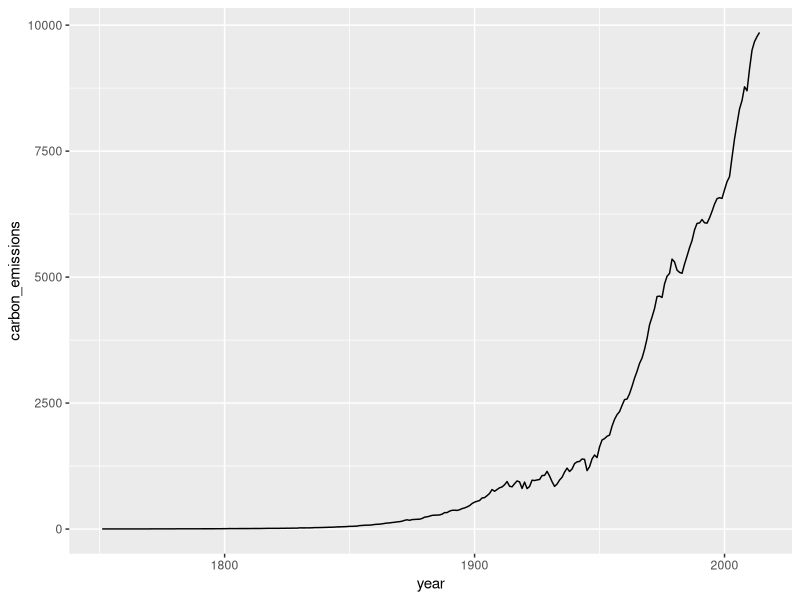
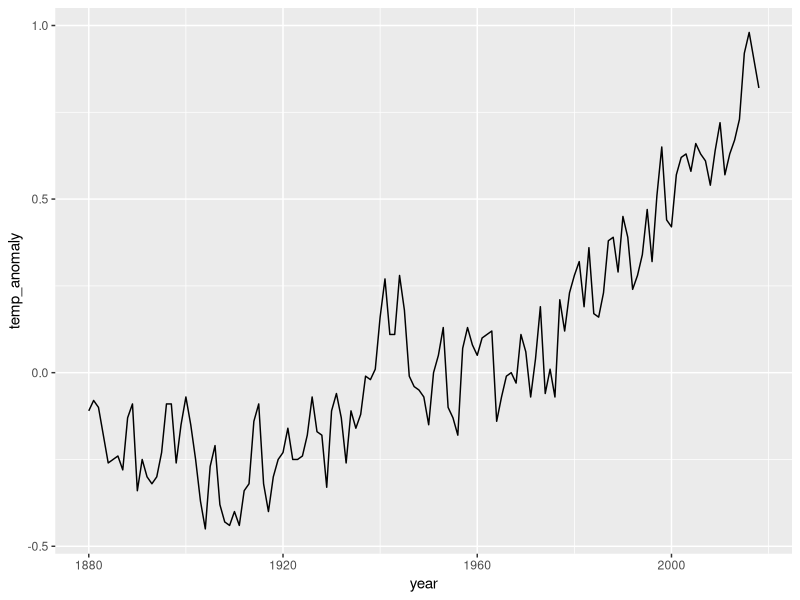
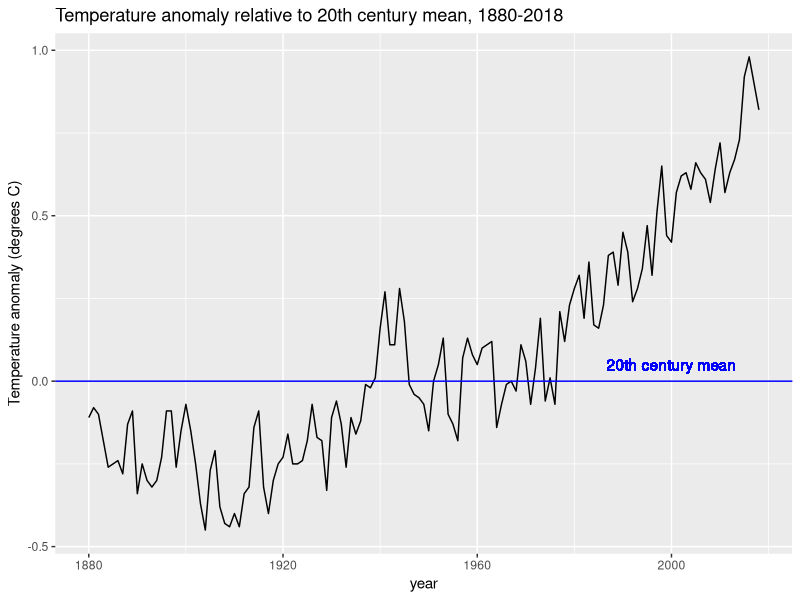
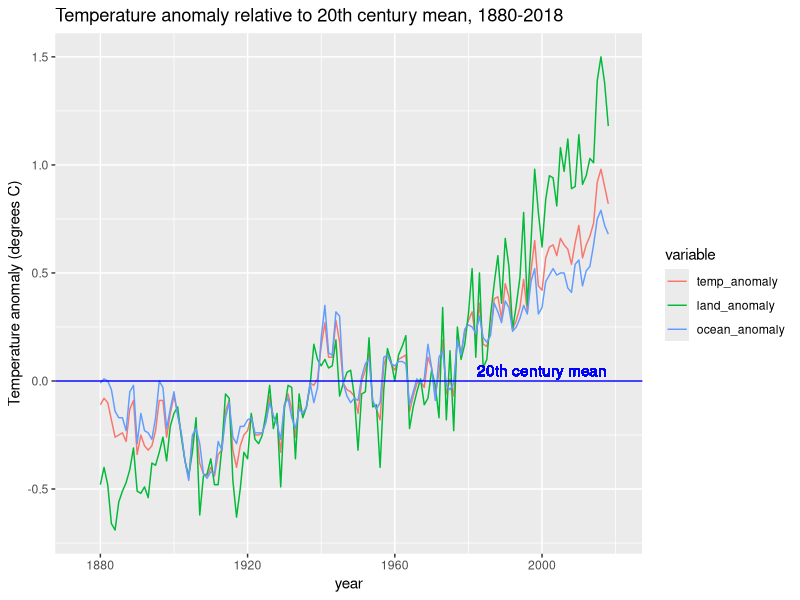
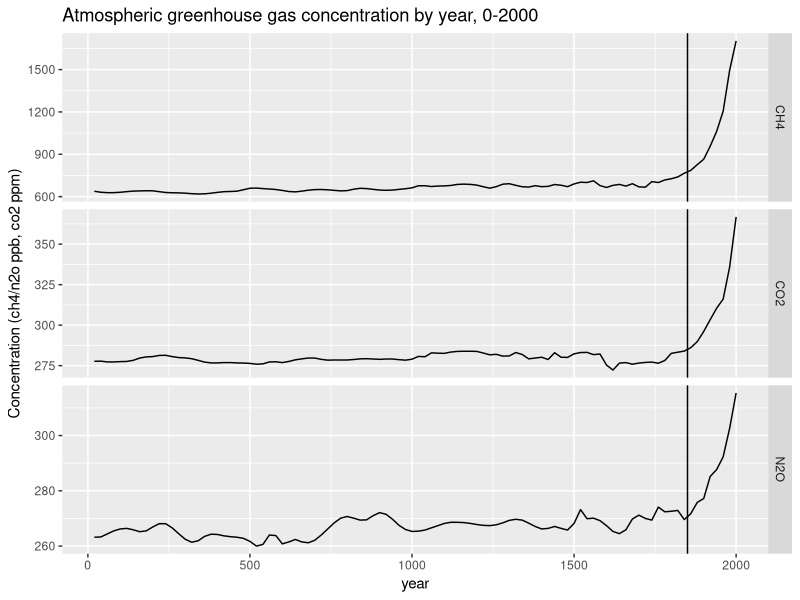
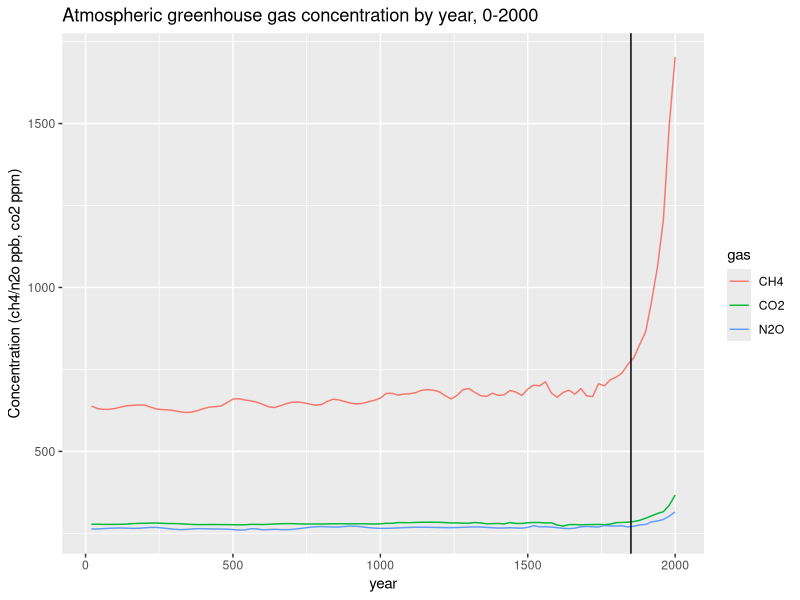
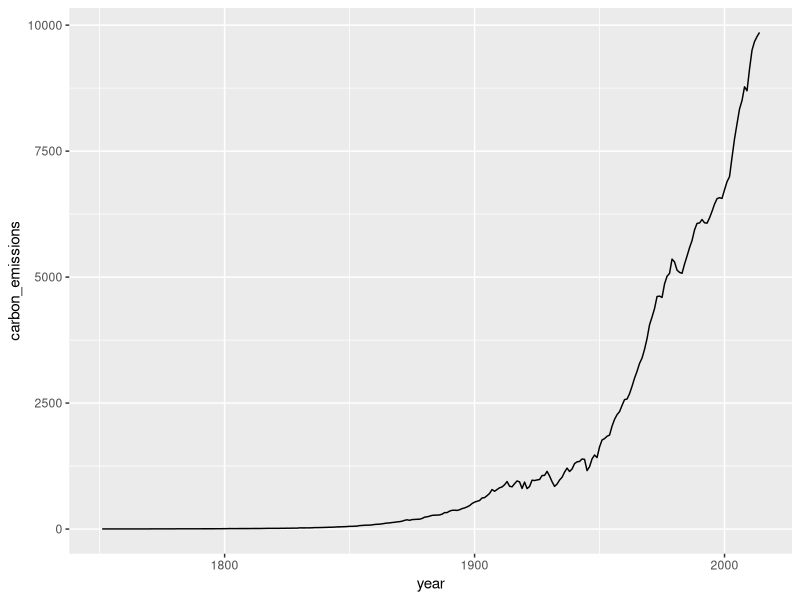
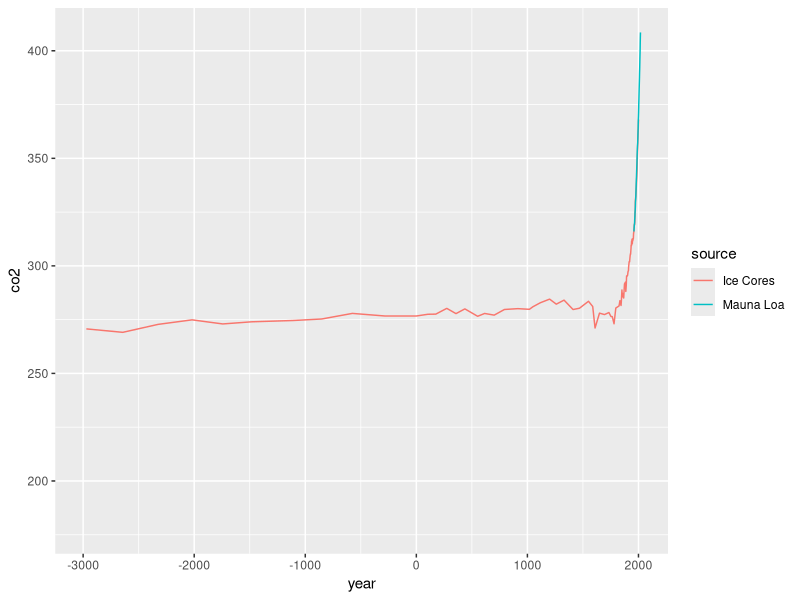

Write the R code that produced these figures, in order.
library(tidyverse)
library(dslabs)
data(temp_carbon)
data(greenhouse_gases)
data(historic_co2)

#Q1
temp_carbon %>% filter(!is.na(carbon_emissions)) %>% pull(year) %>% max()

#Q2
temp_carbon %>%
  filter(!is.na(carbon_emissions)) %>%
  ggplot(aes(year, carbon_emissions)) +
  geom_line()

temp_carbon %>% filter(!is.na(carbon_emissions)) %>% pull(year) %>% min()
temp_carbon %>% filter(year == 1751 & !is.na(carbon_emissions)) %>% select(year, carbon_emissions)

#Q3
p <- temp_carbon %>%
  filter(!is.na(temp_anomaly)) %>%
  ggplot(aes(year, temp_anomaly)) +
  geom_line()
p

temp_carbon %>% filter(!is.na(temp_anomaly)) %>% pull(year) %>% max()
temp_carbon %>% filter(year == 2018 & !is.na(temp_anomaly)) %>% select(year, temp_anomaly)

#Q4, 5, 6, 7
p + geom_hline(aes(yintercept = 0), col = "blue") +
  ylab("Temperature anomaly (degrees C)") +
  ggtitle("Temperature anomaly relative to 20th century mean, 1880-2018") +
  geom_text(aes(x = 2000, y = 0.05, label = "20th century mean"), col = "blue")

#Q7
#create combined data table
library(reshape)
melt_data <- melt(temp_carbon, id = 'year')
melt_data

#plot temp, land, ocean, and mean on same graph
variables <- c("temp_anomaly", "land_anomaly", "ocean_anomaly")
melt_data %>%
  filter(variable %in% variables) %>%
  ggplot(aes(year, value, color = variable))+
  geom_line() +
  xlim(1875, 2020) +
  geom_hline(aes(yintercept = 0), col = "blue") +
  ylab("Temperature anomaly (degrees C)") +
  ggtitle("Temperature anomaly relative to 20th century mean, 1880-2018") +
  geom_text(aes(x = 2000, y = 0.05, label = "20th century mean"), col = "blue")

#Q8 and 9
greenhouse_gases %>%
  ggplot(aes(year, concentration)) +
  geom_line() +
  facet_grid(rows = vars(gas), scales = "free") + 
  geom_vline(aes(xintercept = 1850)) +
  ylab("Concentration (ch4/n2o ppb, co2 ppm)") +
  ggtitle("Atmospheric greenhouse gas concentration by year, 0-2000")


greenhouse_gases %>%
  ggplot(aes(year, concentration, col = gas)) +
  geom_line() + 
  geom_vline(aes(xintercept = 1850)) +
  ylab("Concentration (ch4/n2o ppb, co2 ppm)") +
  ggtitle("Atmospheric greenhouse gas concentration by year, 0-2000")

#Q10
temp_carbon %>%
  filter(!is.na(carbon_emissions)) %>%
  ggplot(aes(year, carbon_emissions)) +
  geom_line()

temp_carbon %>% 
  filter(year %in% c(1960, 2014)) %>%
  select(year, carbon_emissions)
9855/2569

temp_carbon %>% 
  filter(year %in% c(1978, 2014)) %>%
  select(year, carbon_emissions)
9855/5074

#Q11
co2_time <- historic_co2 %>%
  ggplot(aes(year, co2, col = source)) +
  geom_line()

co2_time +
  xlim(-3000, 2018)
